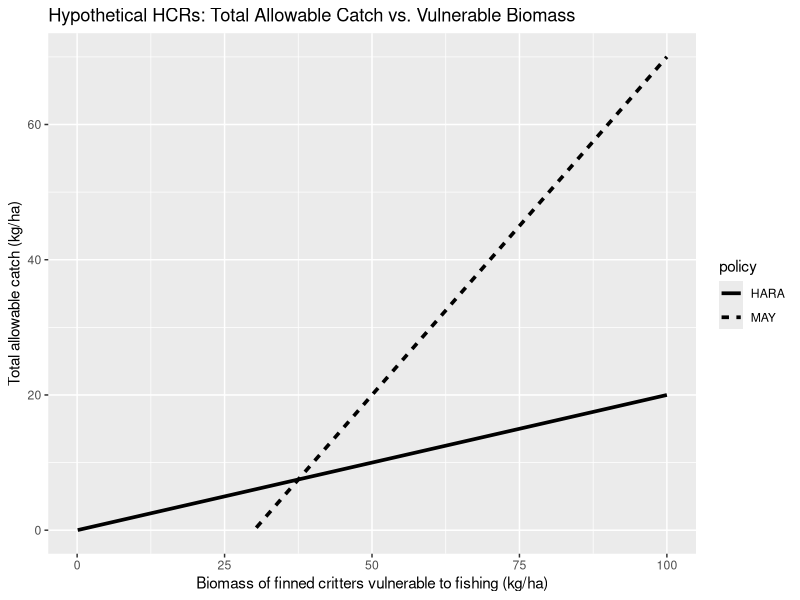
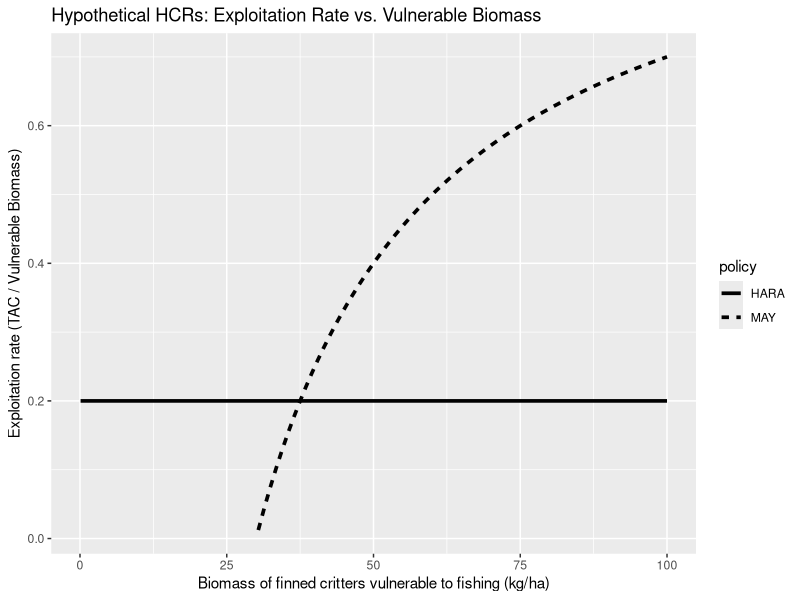
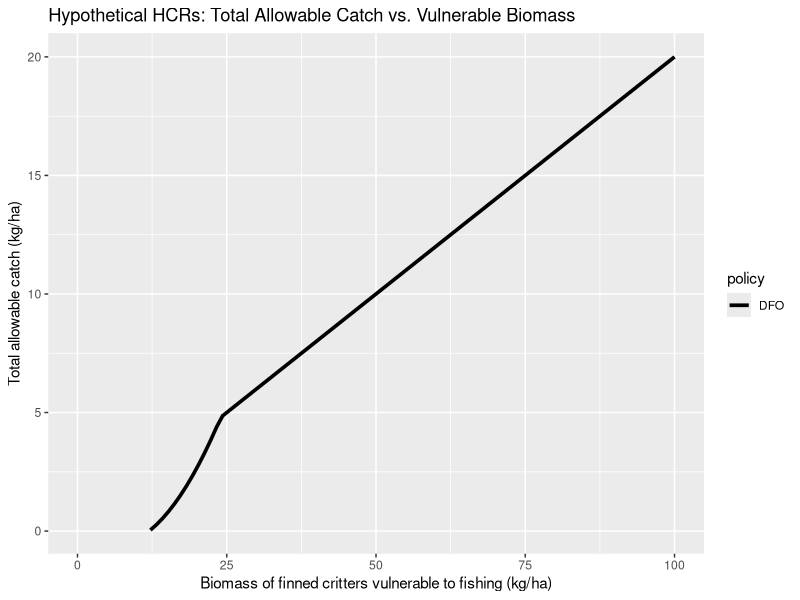
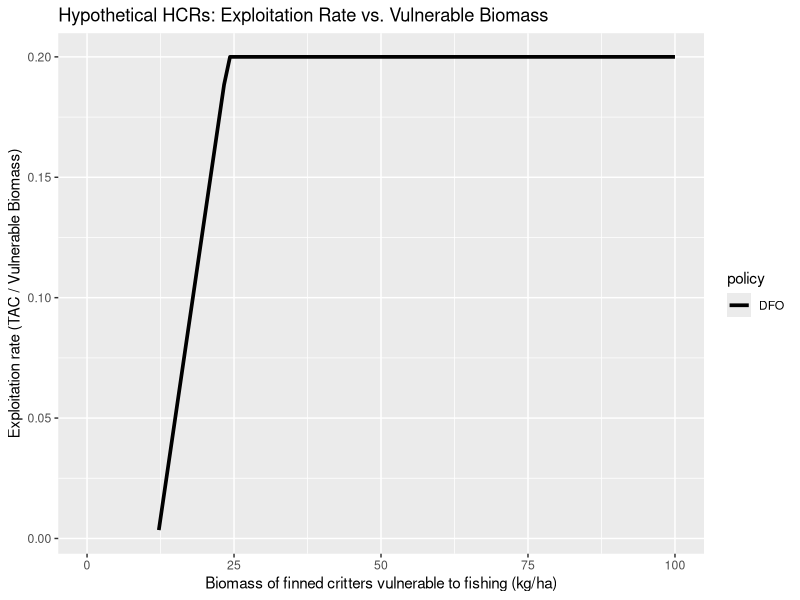
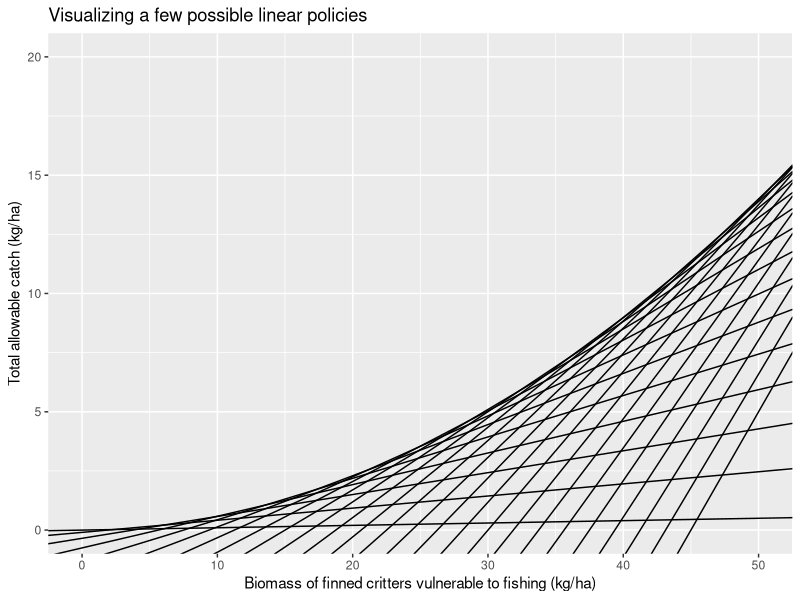
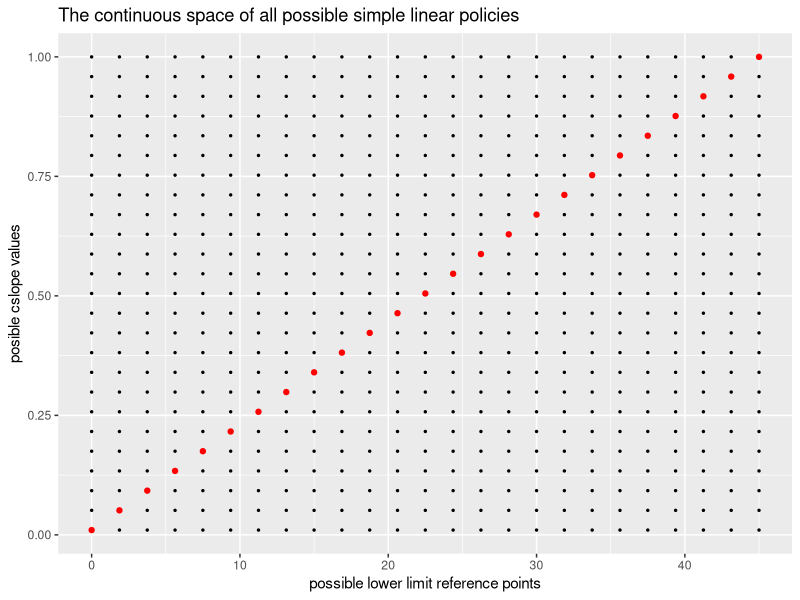
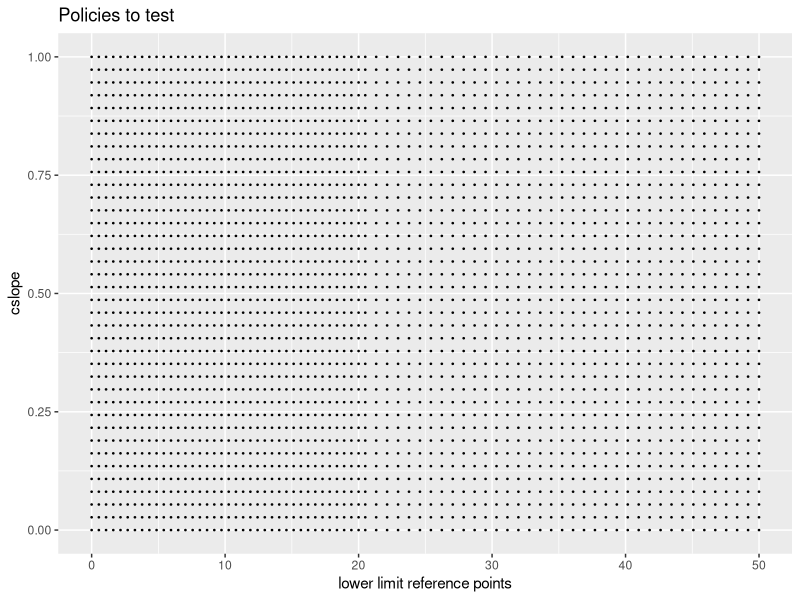

These figures' R source, in order:
## ---- chunk 1
# packages
library(tidyverse)
## ---- chunk 2
vB <- seq(from=0.1, to =100, length.out = 100) # biomass vulnerable to fishing
b_lrp <- c(0, 30) # lower limit reference point
c_slopes <- c(0.2, 1) # slope of harvest control rule

TAC_HARA <-  c_slopes[1] * (vB - b_lrp[1]) # total allowable catch HARA 
U_HARA <- TAC_HARA / vB # exploitation rate HARA

TAC_MAY <-  c_slopes[2] * (vB - b_lrp[2])
TAC_MAY[which(TAC_MAY < 0 )] <- NA # Set negative values to NA (don't harvest below blrp)
U_MAY <- TAC_MAY / vB 

# make a big data frame
data_HARA <- data.frame(vB, TAC = TAC_HARA,  U = U_HARA, policy = "HARA")
data_MAY <- data.frame(vB, TAC = TAC_MAY,  U = U_MAY, policy = "MAY")
data <- rbind(data_HARA, data_MAY)

data %>%
  ggplot(aes(x=vB, y = TAC, group = policy))+
  geom_line(aes(linetype = policy), lwd = 1.25) +
  ylab("Total allowable catch (kg/ha)") + 
  xlab("Biomass of finned critters vulnerable to fishing (kg/ha)") + 
  ggtitle("Hypothetical HCRs: Total Allowable Catch vs. Vulnerable Biomass")

## ---- chunk 3

data %>%
  ggplot(aes(x=vB, y = U, group = policy))+
  geom_line(aes(linetype = policy), lwd = 1.25) +
  ylab("Exploitation rate (TAC / Vulnerable Biomass)") + 
  xlab("Biomass of finned critters vulnerable to fishing (kg/ha)") + 
  ggtitle("Hypothetical HCRs: Exploitation Rate vs. Vulnerable Biomass")
## ---- chunk 4

U_MSY <- 0.2 
B_MSY <- 30
b_lrp <- 0.4*B_MSY
u_lrp <- 0.8*B_MSY

U_DFO <- U_MSY * (vB - b_lrp) / (u_lrp - b_lrp)
U_DFO[which(U_DFO < 0 )] <- NA # Set negative values to NA 
U_DFO[which(U_DFO > U_MSY)] <- U_MSY # Set negative values to NA 

# calculate the TAC as U*vB
data_DFO <- data.frame(vB, TAC = U_DFO*vB,  U = U_DFO, policy = "DFO")
data <- rbind(data, data_DFO)
## ---- chunk 5
data %>%
  filter(policy == "DFO") %>%
  ggplot(aes(x=vB, y = TAC, group = policy))+
  geom_line(aes(linetype = policy), lwd = 1.25) +
  ylab("Total allowable catch (kg/ha)") + 
  xlab("Biomass of finned critters vulnerable to fishing (kg/ha)") + 
  ggtitle("Hypothetical HCRs: Total Allowable Catch vs. Vulnerable Biomass")

## ---- chunk 6

data %>%
  filter(policy == "DFO") %>%
  ggplot(aes(x=vB, y = U, group = policy))+
  geom_line(aes(linetype = policy), lwd = 1.25) +
  ylab("Exploitation rate (TAC / Vulnerable Biomass)") + 
  xlab("Biomass of finned critters vulnerable to fishing (kg/ha)") + 
  ggtitle("Hypothetical HCRs: Exploitation Rate vs. Vulnerable Biomass")

## ---- chunk 7
b_lrp <- seq(from = 0, to = 45, length.out = 25) # lower limit reference point
c_slopes <- seq(from=0.01, to = 1.0, length.out = length(b_lrp)) # slope of hcr

# solve c_slopes*(vb-b_lrp) for vb = 0 
yints <- -b_lrp*c_slopes

my_lines <- data.frame(yints, b_lrp, c_slopes)
my_lines$policy <- as.factor(1:nrow(my_lines))
my_lines$vB <- seq(from = 0, to = 100, length.out = nrow(my_lines))
my_lines$TAC <- seq(from=0, to = 60, length.out = nrow(my_lines))

my_lines %>%
  ggplot(aes(x=vB, y = TAC))+
  geom_abline(mapping = aes(intercept = yints, slope = c_slopes,
              group = policy))  + 
  scale_x_continuous(limits = c(0, 50)) + 
  scale_y_continuous(limits = c(0, 20)) +
  ylab("Total allowable catch (kg/ha)") + 
  xlab("Biomass of finned critters vulnerable to fishing (kg/ha)") + 
  ggtitle("Visualizing a few possible linear policies")  
## ---- chunk 8
# get all combinations of blrp, cslope
my_grid <- expand.grid(b_lrp = b_lrp, c_slope = c_slopes)

my_grid %>%
  ggplot(aes(x = b_lrp, y = c_slope)) + 
  geom_point(size=0.5) + 
  geom_point(data = my_lines, aes(x = b_lrp, y = c_slopes), 
             colour = "red") + 
  xlab("possible lower limit reference points") + 
  ylab("posible cslope values") + 
  ggtitle("The continuous space of all possible simple linear policies")

# red points identify the subset of policies from the previous line plot
# black points are policies that weren't plotted on the previous line plot
## ---- chunk 9
grid_size = 75
bmin_max_value <- 50 #let's just pick this to show what's happening
c_slope_seq <- seq(from = 0.0, to = 1.0, length.out = round(grid_size / 2))
bmin_seq_low <- seq(from = 0, to = 20, length.out = round(grid_size / 2))
bmin_seq_high <- seq(from = 20.5, to = bmin_max_value, 
                     length.out = grid_size - length(bmin_seq_low))
bmin_seq <- c(bmin_seq_low, bmin_seq_high)
# get all combinations of blrp, cslope
my_grid <- expand.grid(b_lrp = bmin_seq, c_slope = c_slope_seq)

my_grid %>%
  ggplot(aes(x = b_lrp, y = c_slope)) + 
  geom_point(size=0.25) + 
  xlab("lower limit reference points") + 
  ylab("cslope") + 
  ggtitle("Policies to test")

